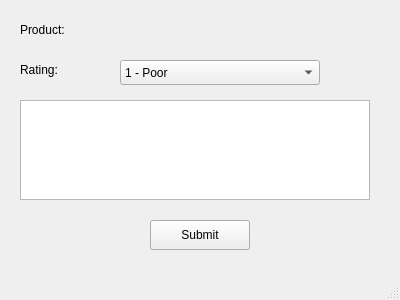
<?xml version="1.0" encoding="UTF-8"?>
<ui version="4.0">
 <class>ReviewWindow</class>
 <widget class="QMainWindow" name="ReviewWindow">
  <property name="geometry">
   <rect>
    <x>0</x>
    <y>0</y>
    <width>400</width>
    <height>300</height>
   </rect>
  </property>
  <property name="windowTitle">
   <string>Write a Review</string>
  </property>
  <widget class="QWidget" name="centralwidget">
   <widget class="QLabel" name="label_product_name">
    <property name="geometry">
     <rect>
      <x>20</x>
      <y>20</y>
      <width>350</width>
      <height>20</height>
     </rect>
    </property>
    <property name="text">
     <string>Product: </string>
    </property>
   </widget>
   <widget class="QLabel" name="label_rating">
    <property name="geometry">
     <rect>
      <x>20</x>
      <y>60</y>
      <width>100</width>
      <height>20</height>
     </rect>
    </property>
    <property name="text">
     <string>Rating:</string>
    </property>
   </widget>
   <widget class="QComboBox" name="comboBox_rating">
    <property name="geometry">
     <rect>
      <x>120</x>
      <y>60</y>
      <width>200</width>
      <height>25</height>
     </rect>
    </property>
    <item>
     <property name="text">
      <string>1 - Poor</string>
     </property>
    </item>
    <item>
     <property name="text">
      <string>2 - Fair</string>
     </property>
    </item>
    <item>
     <property name="text">
      <string>3 - Good</string>
     </property>
    </item>
    <item>
     <property name="text">
      <string>4 - Very Good</string>
     </property>
    </item>
    <item>
     <property name="text">
      <string>5 - Excellent</string>
     </property>
    </item>
   </widget>
   <widget class="QPlainTextEdit" name="plainTextEdit_review">
    <property name="geometry">
     <rect>
      <x>20</x>
      <y>100</y>
      <width>350</width>
      <height>100</height>
     </rect>
    </property>
   </widget>
   <widget class="QPushButton" name="pushButton_submit">
    <property name="geometry">
     <rect>
      <x>150</x>
      <y>220</y>
      <width>100</width>
      <height>30</height>
     </rect>
    </property>
    <property name="text">
     <string>Submit</string>
    </property>
   </widget>
  </widget>
  <widget class="QStatusBar" name="statusbar"/>
 </widget>
 <resources/>
 <connections/>
</ui>
